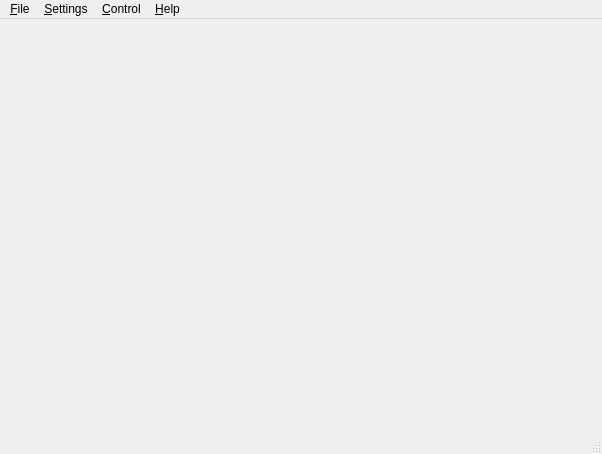
<?xml version="1.0" encoding="UTF-8"?>
<ui version="4.0">
 <class>MainFrame</class>
 <widget class="QMainWindow" name="MainFrame">
  <property name="geometry">
   <rect>
    <x>0</x>
    <y>0</y>
    <width>602</width>
    <height>454</height>
   </rect>
  </property>
  <property name="sizePolicy">
   <sizepolicy hsizetype="Fixed" vsizetype="Fixed">
    <horstretch>0</horstretch>
    <verstretch>0</verstretch>
   </sizepolicy>
  </property>
  <property name="focusPolicy">
   <enum>Qt::NoFocus</enum>
  </property>
  <property name="windowTitle">
   <string>MainFrame</string>
  </property>
  <widget class="QWidget" name="centralWidget"/>
  <widget class="QMenuBar" name="menuBar">
   <property name="geometry">
    <rect>
     <x>0</x>
     <y>0</y>
     <width>602</width>
     <height>22</height>
    </rect>
   </property>
   <widget class="QMenu" name="menu">
    <property name="title">
     <string>&amp;File</string>
    </property>
    <addaction name="actionOpenImage"/>
    <addaction name="separator"/>
    <addaction name="actionClose_app"/>
   </widget>
   <widget class="QMenu" name="menuSettings">
    <property name="title">
     <string>&amp;Settings</string>
    </property>
    <addaction name="actionApp_settings"/>
    <addaction name="action_Serial_settings"/>
    <addaction name="separator"/>
    <addaction name="action_Proportion_test"/>
   </widget>
   <widget class="QMenu" name="menuControl">
    <property name="title">
     <string>&amp;Control</string>
    </property>
    <addaction name="actionSetCenter"/>
    <addaction name="actionReturn_to_zero"/>
    <addaction name="actionBegin_burn"/>
    <addaction name="actionContinue_burn"/>
   </widget>
   <widget class="QMenu" name="menuHelp">
    <property name="title">
     <string>&amp;Help</string>
    </property>
    <widget class="QMenu" name="menuLanguage">
     <property name="title">
      <string>&amp;Language</string>
     </property>
     <property name="icon">
      <iconset resource="resources.qrc">
       <normaloff>:/img/lang.png</normaloff>:/img/lang.png</iconset>
     </property>
     <addaction name="actionEnglish"/>
     <addaction name="actionUkrainian"/>
     <addaction name="actionRussian"/>
    </widget>
    <addaction name="action_Help"/>
    <addaction name="menuLanguage"/>
    <addaction name="separator"/>
    <addaction name="actionAbout_author"/>
   </widget>
   <addaction name="menu"/>
   <addaction name="menuSettings"/>
   <addaction name="menuControl"/>
   <addaction name="menuHelp"/>
  </widget>
  <widget class="QStatusBar" name="statusBar"/>
  <action name="actionOpenImage">
   <property name="icon">
    <iconset resource="resources.qrc">
     <normaloff>:/img/open.png</normaloff>:/img/open.png</iconset>
   </property>
   <property name="text">
    <string>&amp;Open image</string>
   </property>
  </action>
  <action name="actionClose_app">
   <property name="text">
    <string>&amp;Close app</string>
   </property>
  </action>
  <action name="actionApp_settings">
   <property name="icon">
    <iconset resource="resources.qrc">
     <normaloff>:/img/setting.png</normaloff>:/img/setting.png</iconset>
   </property>
   <property name="text">
    <string>&amp;App settings</string>
   </property>
  </action>
  <action name="action_Serial_settings">
   <property name="icon">
    <iconset resource="resources.qrc">
     <normaloff>:/img/setting_connect.png</normaloff>:/img/setting_connect.png</iconset>
   </property>
   <property name="text">
    <string>&amp;Serial settings</string>
   </property>
  </action>
  <action name="action_Proportion_test">
   <property name="icon">
    <iconset resource="resources.qrc">
     <normaloff>:/img/test proportion.png</normaloff>:/img/test proportion.png</iconset>
   </property>
   <property name="text">
    <string>&amp;Proportion test</string>
   </property>
  </action>
  <action name="actionSetCenter">
   <property name="icon">
    <iconset resource="resources.qrc">
     <normaloff>:/img/set_Zero.png</normaloff>:/img/set_Zero.png</iconset>
   </property>
   <property name="text">
    <string>&amp;Set as zero</string>
   </property>
  </action>
  <action name="actionBegin_burn">
   <property name="icon">
    <iconset resource="resources.qrc">
     <normaloff>:/img/palay.png</normaloff>:/img/palay.png</iconset>
   </property>
   <property name="text">
    <string>&amp;Begin burn</string>
   </property>
  </action>
  <action name="actionContinue_burn">
   <property name="icon">
    <iconset resource="resources.qrc">
     <normaloff>:/img/return.png</normaloff>:/img/return.png</iconset>
   </property>
   <property name="text">
    <string>&amp;Continue burn</string>
   </property>
  </action>
  <action name="action_Help">
   <property name="icon">
    <iconset resource="resources.qrc">
     <normaloff>:/img/help.png</normaloff>:/img/help.png</iconset>
   </property>
   <property name="text">
    <string>&amp;Help</string>
   </property>
  </action>
  <action name="actionAbout_author">
   <property name="icon">
    <iconset resource="resources.qrc">
     <normaloff>:/img/help.png</normaloff>:/img/help.png</iconset>
   </property>
   <property name="text">
    <string>&amp;About vypaluvach</string>
   </property>
  </action>
  <action name="actionEnglish">
   <property name="icon">
    <iconset resource="resources.qrc">
     <normaloff>:/img/lEnglish.png</normaloff>:/img/lEnglish.png</iconset>
   </property>
   <property name="text">
    <string>&amp;English</string>
   </property>
  </action>
  <action name="actionUkrainian">
   <property name="icon">
    <iconset resource="resources.qrc">
     <normaloff>:/img/lUkrainian.png</normaloff>:/img/lUkrainian.png</iconset>
   </property>
   <property name="text">
    <string>&amp;Ukrainian</string>
   </property>
  </action>
  <action name="actionRussian">
   <property name="icon">
    <iconset resource="resources.qrc">
     <normaloff>:/img/lRussian.png</normaloff>:/img/lRussian.png</iconset>
   </property>
   <property name="text">
    <string>&amp;Russian</string>
   </property>
  </action>
  <action name="actionReturn_to_zero">
   <property name="icon">
    <iconset resource="resources.qrc">
     <normaloff>:/img/retToZero.png</normaloff>:/img/retToZero.png</iconset>
   </property>
   <property name="text">
    <string>&amp;Return to zero</string>
   </property>
  </action>
 </widget>
 <layoutdefault spacing="6" margin="11"/>
 <resources>
  <include location="resources.qrc"/>
 </resources>
 <connections/>
</ui>
